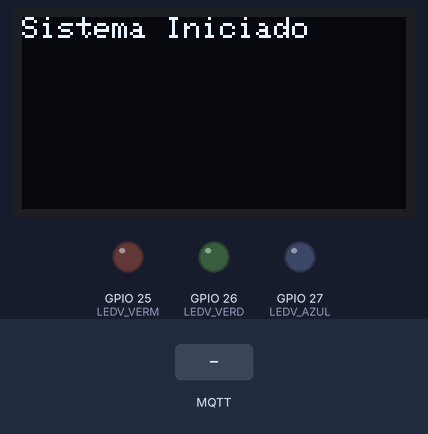
A sketch run on a simulated ESP32. On the bench: 128×64 one-colour display, output pins drawn as LEDs (lit = HIGH). The inputs (shaded band) are chosen by the test bench. WiFi joins after 1.5 s; servers stay silent unless stated; no MQTT or app messages arrive unless stated; what the sketch prints to the serial monitor is not drawn.

Above: at 2.7 s.
2.8 s: MQTT message "5" arrives on the first subscribed topic
At 3.1 s:
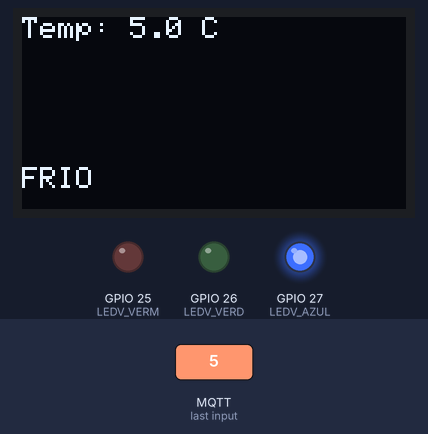
4.3 s: MQTT message "90" arrives on the first subscribed topic
At 5.4 s:
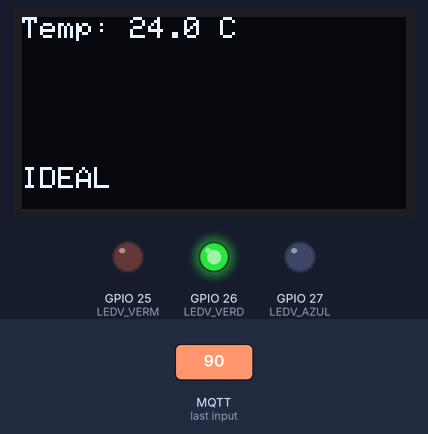
5.8 s: MQTT message "1" arrives on the first subscribed topic
At 6.6 s:
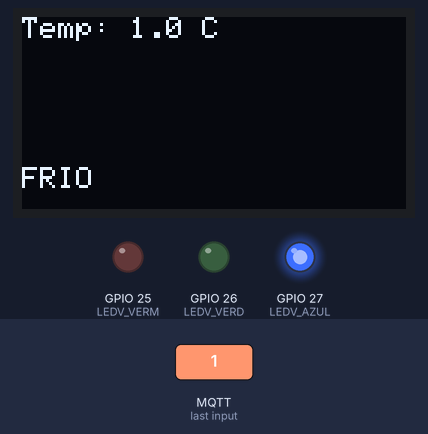
7.3 s: MQTT message "0" arrives on the first subscribed topic
At 7.7 s:
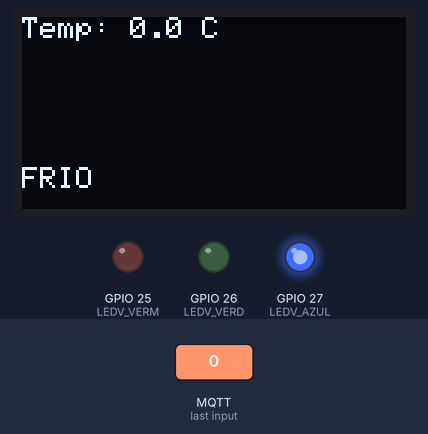
8.8 s: MQTT message "200" arrives on the first subscribed topic
At 10.0 s:
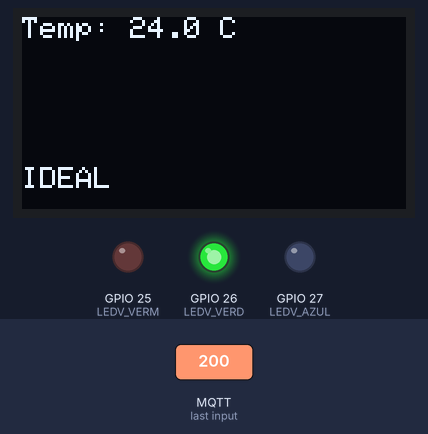
10.3 s: MQTT message "on" arrives on the first subscribed topic
At 11.2 s:
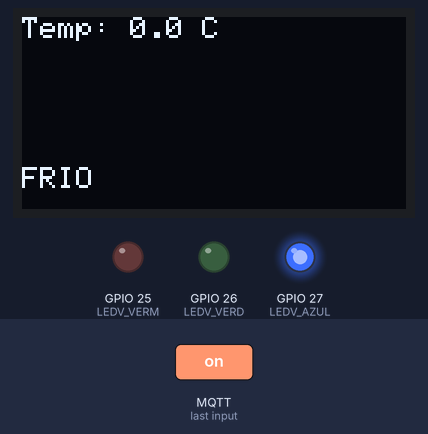
Timing chart, 0 to 12.8 s (numbered marks = the images above; inputs shaded):
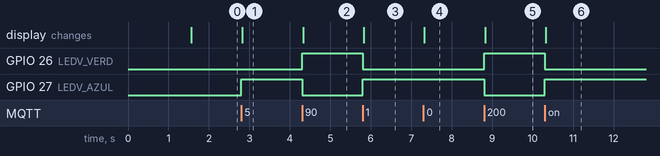

Measured:
- after the input at 2.8 s, GPIO 27 (LEDV_AZUL): LOW → HIGH at once; the display: changes at once (image 1)
- after the input at 4.3 s, GPIO 26 (LEDV_VERD): LOW → HIGH at once; GPIO 27 (LEDV_AZUL): HIGH → LOW at once; the display: changes at once (image 2)
- after the input at 5.8 s, GPIO 26 (LEDV_VERD): HIGH → LOW at once; GPIO 27 (LEDV_AZUL): LOW → HIGH at once; the display: changes at once (image 3)
- after the input at 7.3 s, the display: changes at once (image 4)
- after the input at 8.8 s, GPIO 26 (LEDV_VERD): LOW → HIGH at once; GPIO 27 (LEDV_AZUL): HIGH → LOW at once; the display: changes at once (image 5)
- after the input at 10.3 s, GPIO 26 (LEDV_VERD): HIGH → LOW at once; GPIO 27 (LEDV_AZUL): LOW → HIGH at once; the display: changes at once (image 6)

The sketch:

sketch.ino
```cpp
/*
  Objetos Inteligentes Conectados
  Projeto de IOT | Turma: 05J
  Pedro Giovannini Andrade - RA: 10420266
  Tamires Mendes da Silva - RA: 10420266
*/

// Bibliotecas
#include <WiFi.h> //https://www.arduinolibraries.info/libraries/wi-fi
#include <PubSubClient.h> //https://www.arduinolibraries.info/libraries/pub-sub-client
// Bibliotecas relacionadas ao OLED - design e config
#include <Wire.h>
#include <Adafruit_GFX.h>
#include <Adafruit_SSD1306.h>

// Definições do OLED
#define SCREEN_WIDTH 128
#define SCREEN_HEIGHT 64
Adafruit_SSD1306 display(SCREEN_WIDTH, SCREEN_HEIGHT, &Wire, -1);

// Definições dos LEDs
#define LEDV_VERM 25 // LED vermelho
#define LEDV_VERD 26 // LED verde
#define LEDV_AZUL 27 // LED azul

// Definições e Constantes
char SSIDName[] = "Wokwi-GUEST"; //nome da rede WiFi
char SSIDPass[] = ""; //senha da rede WiFI

// Configuração do BrokerMQTT
char BrokerURL[] = "broker.hivemq.com"; //URL do broker MQTT
char BrokerUserName[] = ""; //nome do usuario para autenticar no broker MQTT
char BrokerPassword[] = ""; //senha para autenticar no broker MQTT
char MQTTClientName[] = "mqtt-mack-pub-sub"; //nome do cliente MQTT
int BrokerPort = 1883; //porta do broker MQTT

// Variáveis globais e objetos
WiFiClient espClient; //instancia o objeto espClient que pode se conectar a um endereço IP e porta de Internet especificados, conforme definido em clienteMQTT.connect()
PubSubClient clienteMQTT(espClient); //instancia o objeto clienteMQTT parcialmente inicializado cujo argumento eh o objeto para conectar na Internet

// Função para configurar design do OLED com a temperatura
void atualizaOLED(float temp) {
  display.clearDisplay();

  display.setTextSize(1.5);
  display.setCursor(0, 0);
  display.print("Temp: ");
  display.print(temp, 1);
  display.print(" C");

  display.setTextSize(1);
  display.setCursor(0, 50);

  // Mensagem de status baseada na temp
  if(temp < 20) {
    display.print("FRIO");
  } else if(temp <= 24) {
    display.print("IDEAL");
  } else {
    display.print("QUENTE");
  }

  display.display();
}

// Função que aguarda ser chamada para receber mensagem do MQTT
void callback(char* topic, byte* payload, unsigned int length) {
  String msg = "";
  for (int i = 0; i < length; i++) {
    msg += (char)payload[i];
  }

  float tempVagao = msg.toFloat();
  Serial.print("Temp Vagao: ");
  Serial.println(tempVagao);

  // RESET: Apaga todos antes de decidir qual ligar
  analogWrite(LEDV_AZUL, 0);
  analogWrite(LEDV_VERD, 0);
  analogWrite(LEDV_VERM, 0);

  // Lógica de cores
  if (tempVagao < 20) {
    Serial.println("LED AZUL");
    analogWrite(LEDV_AZUL, 255);
  }
  else if (tempVagao = 24) {
    Serial.println("LED VERDE");
    analogWrite(LEDV_VERD, 255);
  }
  else {
    Serial.println("LED VERMELHO");
    analogWrite(LEDV_VERM, 255);
  }

  atualizaOLED(tempVagao);
}

// Função para reconectar ao broker
void mqttReconnect() {
  while (!clienteMQTT.connected()) {
    Serial.println("Conectando-se ao broker MQTT...");
    Serial.println(MQTTClientName);
    if (clienteMQTT.connect(MQTTClientName, BrokerUserName, BrokerPassword)) {
      Serial.print(MQTTClientName);
      Serial.println(" conectado!");
      clienteMQTT.subscribe("ProjetoIOT/TemperaturaVagao");
    } else {
      Serial.print("failed, rc=");
      Serial.print(clienteMQTT.state());
      Serial.println(" tente novamente em 5 segundos.");
      delay(5000);
    }
  }
}

// Setup
void setup() {
  clienteMQTT.setServer(BrokerURL, BrokerPort);
  clienteMQTT.setCallback(callback);
  Serial.begin(9600);
  Serial.print("Conectando-se ao Wi-Fi");

  WiFi.begin(SSIDName, SSIDPass);
  while (WiFi.status() != WL_CONNECTED) {
    delay(100);
    Serial.print(".");
  }

  Serial.println();
  Serial.println("Conectado!");
  Serial.print("IP: ");
  Serial.println(WiFi.localIP());

  // Inicializa o OLED no endereço 0x3C
  if(!display.begin(SSD1306_SWITCHCAPVCC, 0x3C)) {
    Serial.println(F("Falha ao iniciar o OLED"));
  }
  // OLED
  display.clearDisplay();
  display.setTextColor(WHITE);
  display.setTextSize(1);
  display.setCursor(0,0);
  display.print("Sistema Iniciado");
  display.display();

  // LEDs
  pinMode(LEDV_VERM, OUTPUT);
  pinMode(LEDV_VERD, OUTPUT);
  pinMode(LEDV_AZUL, OUTPUT);

  analogWrite(LEDV_VERM, 0);
  analogWrite(LEDV_VERD, 0);
  analogWrite(LEDV_AZUL, 0);
}

// Loop
void loop() {
  if (!clienteMQTT.connected()) {
    mqttReconnect();
  }
  clienteMQTT.loop();
}
```
